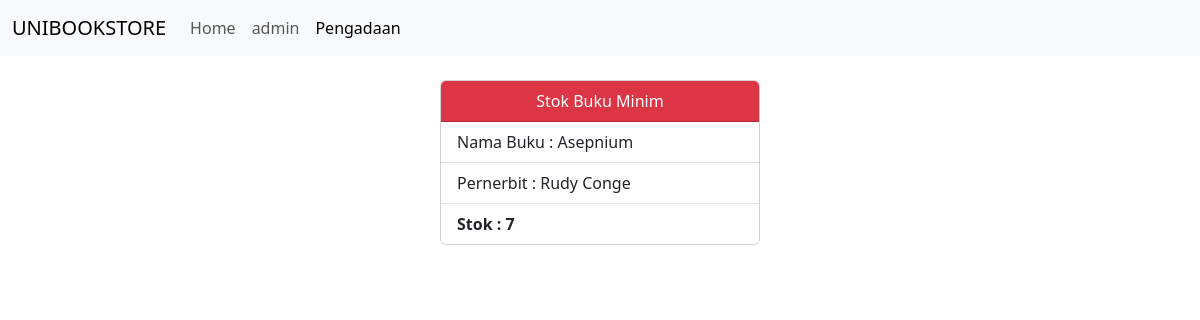
Page /pengadaan.php on the earlier database version.
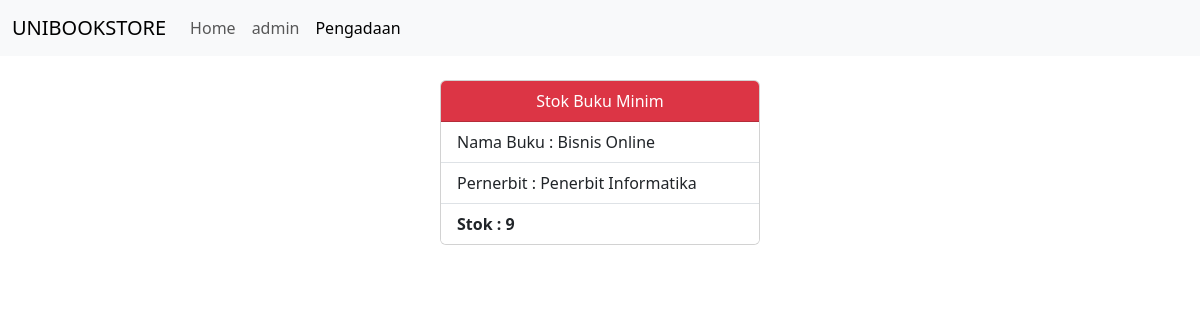
Same page on the later database version.
### tables this page shows
CREATE TABLE `buku` (
  `id_buku` varchar(10) NOT NULL,
  `kategori` varchar(100) DEFAULT NULL,
  `nama_buku` varchar(200) DEFAULT NULL,
  `harga` int(11) DEFAULT NULL,
  `stok` int(11) DEFAULT NULL,
  `penerbit` varchar(200) DEFAULT NULL
);

### functions.php (called while the page is built, shortened)
<?php
$conn = mysqli_connect("localhost", "root", "", "data");
function query($sql){
	global $conn;
	$query = mysqli_query($conn, $sql);
	return mysqli_fetch_all($query, MYSQLI_ASSOC);
}
 ?>

### pengadaan.php (the view)
<?php
include_once 'functions.php';
include_once 'header.php';
$bukuTerdikit = query('SELECT * FROM buku WHERE stok = (SELECT MIN(stok) FROM buku);')[0];
 ?>
<div class="container mt-4 d-flex justify-content-center">
	<div class="card mb-3" style="width: 20rem;">
	  <div class="card-header text-center bg-danger text-white">
	    Stok Buku Minim
	  </div>
	  <ul class="list-group list-group-flush">
	    <li class="list-group-item">Nama Buku : <?= $bukuTerdikit['nama_buku'] ?></li>
	    <li class="list-group-item">Pernerbit : <?= $bukuTerdikit['penerbit'] ?></li>
	    <li class="list-group-item"><b>Stok : <?= $bukuTerdikit['stok'] ?></b></li>
	  </ul>
	</div>
</div>
<?php include_once 'footer.php'; ?>

Differences in the rows shown:
no longer on this page (row edited): buku: nama_buku "Asepnium", penerbit "Rudy Conge", stok "7"
added buku: nama_buku "Bisnis Online", penerbit "Penerbit Informatika", stok "9"
